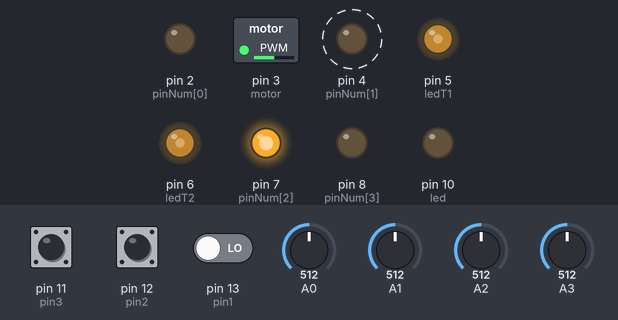
A sketch run on a simulated Arduino Uno, built for the host (arithmetic inside an expression is 32-bit, double 64-bit). On the bench: switched loads named in the sketch (green lamp = pin HIGH), output pins drawn as LEDs (lit = HIGH). Dashed ring = blinking. The inputs (shaded band) are chosen by the test bench; at power-on: A0 = 512, A1 = 512, A3 = 512, pin 11 (pin3) HIGH, pin 12 (pin2) HIGH, pin 13 (pin1) LOW, A2 = 512. What the sketch prints to the serial monitor is not drawn.

Above: at 1.3 s.
1.4 s: A0 set to 716
At 5.0 s:
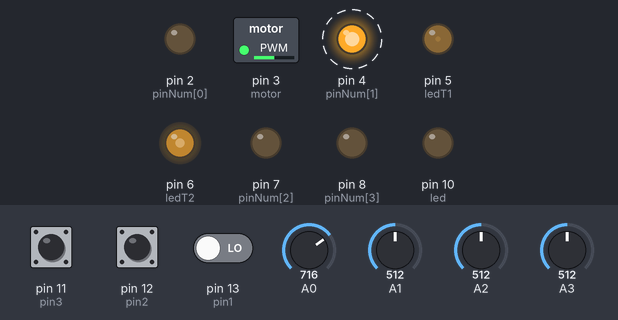
6.1 s: A1 set to 716
At 9.1 s:
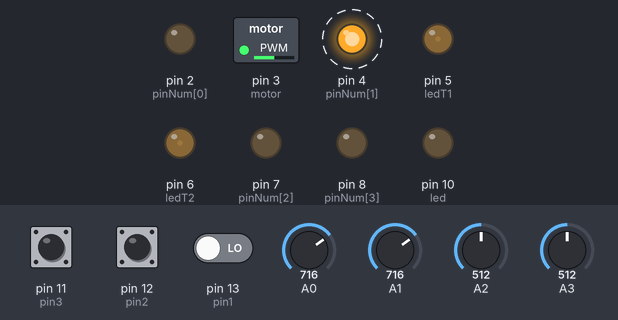
10.8 s: A3 set to 306
At 13.3 s:
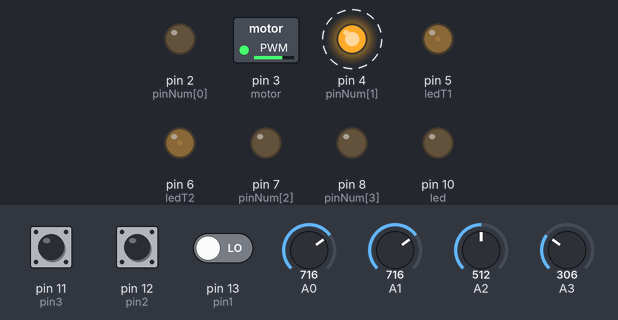
15.0 s: A3 set to 244
At 17.0 s:
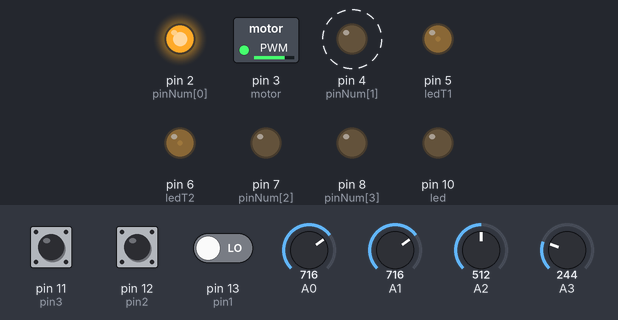
19.1 s: A0 set to 992
At 21.7 s:
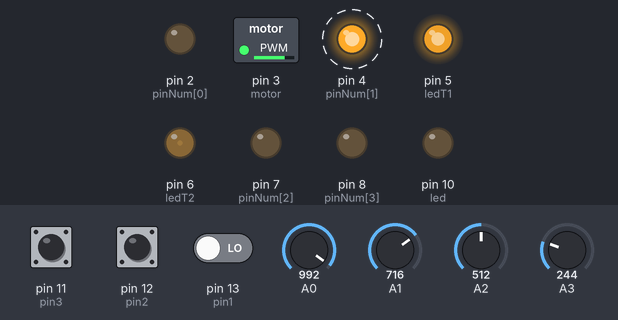
23.3 s: A1 set to 992
At 25.8 s:
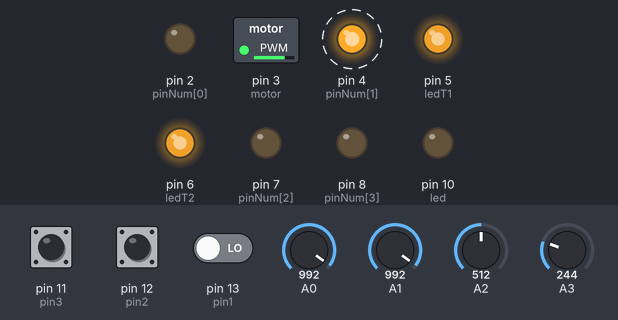
Timing chart, 0 to 28.4 s (numbered marks = the images above; inputs shaded):
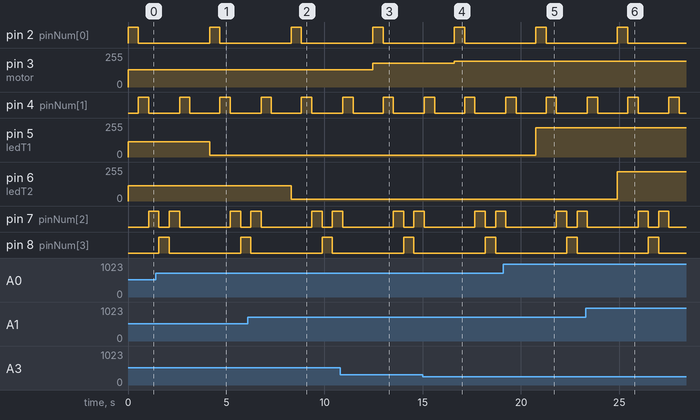

Measured:
- after the input at 1.4 s, pin 5 (ledT1): 115/255 → 13/255 after 2.8 s
- after the input at 6.1 s, pin 6 (ledT2): 115/255 → 13/255 after 2.2 s
- after the input at 10.8 s, pin 3 (motor): 128/255 → 179/255 after 1.7 s
- after the input at 15.0 s, pin 3 (motor): 179/255 → 195/255 after 1.6 s
- after the input at 19.1 s, pin 5 (ledT1): 13/255 → 221/255 after 1.7 s
- after the input at 23.3 s, pin 6 (ledT2): 13/255 → 221/255 after 1.6 s
- by itself, pin 4 (pinNum[1]): alternates HIGH for 0.53 s and LOW for 1.6 s

The sketch:

copy_of_glorious_stantia_kasi1.ino
```cpp
#include <EEPROM.h>

// C++ code
//


//Creamos variables para almacenar las entradas analogas
int valor0 = 0;
int valor1 = 0;
int valor3 = 0;


//Declarar los pines a utilizar
int pin1 = 13;
int pin2 =12;
int pin3 = 11;
int led = 10;


const int pinNum [4] = {2,4,7,8};	//	crea una matriz de números pi
const int numOfPins = 4;							//	eclara el número de pines para parpadear
const int minRate = 50;								//	establecer la velocidad mínima de parpadeo
const int maxRate = 1000;							//	establecer la velocidad máxima de parpadeo


//Definir varible para la intensidad del led y velocidad del motor
int intensidad1 = 0;
int intensidad2 = 0;
int velocidad = 0;


//Definimos las variables para los outputs
int motor = 3;
int ledT1 = 5;
int ledT2 = 6;


int var = 0; //Variable a modificar con pulsadores

void setup()
{
  //Inicializar el serial y configurar los pines de entrada
  Serial.begin(9600);
  pinMode(A0, INPUT);
  pinMode(A1, INPUT);
  pinMode(A2, INPUT);
  pinMode(A3, INPUT);


  //Configurar los pines de Salida
  pinMode(motor,OUTPUT);
  pinMode(ledT1,OUTPUT);
  pinMode(ledT2,OUTPUT);


  for (int i = 0; i < numOfPins; i++){				//	para loop para configurar pines para la salida
  	pinMode(pinNum[i], OUTPUT);
  };


  //Definir la funcionalidad de los pines utilizados para controlar la variable
  pinMode(led, OUTPUT);
  pinMode(pin1, INPUT);
  pinMode(pin2, INPUT);
  pinMode(pin3, INPUT);
}

void loop()
{
  //Almacenar los valores leidos
  valor0 = analogRead(A0);
  valor1 = analogRead(A1);
  valor3 = analogRead(A3);


  //Calcular y ejecutar la velocidad del motor
  velocidad = map(valor3, 0, 1023, 255,0);
  analogWrite(motor, velocidad);


  //Calcular la intensidad luminica de dos leds, con el TMP
  intensidad1 = map(valor0, 20, 358, 0, 255);
  analogWrite(ledT1, intensidad1);

  intensidad2 = map(valor1, 20, 358, 0, 255);
  analogWrite(ledT2, intensidad2);


  //Rutina para calcular la velocidad de blinkeo
  for (int i = 0; i < numOfPins-1; i++){			//	para el bucle que sube los LED
    int pot = analogRead(A2);						//	lee el valor del bote en el pin analógico 0
      pot = map(pot, 0, 1023, maxRate, minRate);	//	asigna la lectura del bote de 0-1024 a maxRate-minRate
        digitalWrite(pinNum[i], HIGH);				//	establece el pin [i] alto
          delay(pot);								//	establece el pin [i] ALTA duración al valor del bote
        digitalWrite(pinNum[i], LOW);				//	establece el pin bajo
  };
  for(int i = numOfPins-1; i > 0; i--) {			//	para el bucle que baja los LED
    int pot = analogRead(A2);						//	lee el valor del bote en el pin analógico 0
      pot = map(pot, 0, 1023, maxRate, minRate);	//	asigna la lectura del bote de 0-1024 a maxRate-minRate
        digitalWrite(pinNum[i], HIGH);				//	establece el pin [i] alto
          delay(pot);								//	establece el pin [i] ALTA duración al valor del bote
        digitalWrite(pinNum[i], LOW);				//	establece el pin bajo
  };


  if( digitalRead(pin1)==1)
    {
      if (var > 0)
      {
        var = var -1;
      }
    }
    if(digitalRead(pin3)==0 )
    {
      if ( var < 254)
      {
        var = var +1;
      }
    }
    if (digitalRead(pin2) == 0)
    {
    	Serial.println(var);
  		analogWrite(led,var);
      EEPROM[4] = var;
  		delay(500);

      var = 0;

    }


  // Guardar la informacion en la memoria EEPROM
  EEPROM[0] = intensidad1;
  EEPROM[1] = intensidad2;
  EEPROM[2] = map(analogRead(A2), 0,1023, 0, 255);
  EEPROM[3] = map(valor3, 0, 1023, 0,255);


  //Mandar la informacion por el Serial
  Serial.write(EEPROM[0]);
  Serial.write(EEPROM[1]);
  Serial.write(EEPROM[2]);
  Serial.write(EEPROM[3]);


  delay(1000);


}
```
